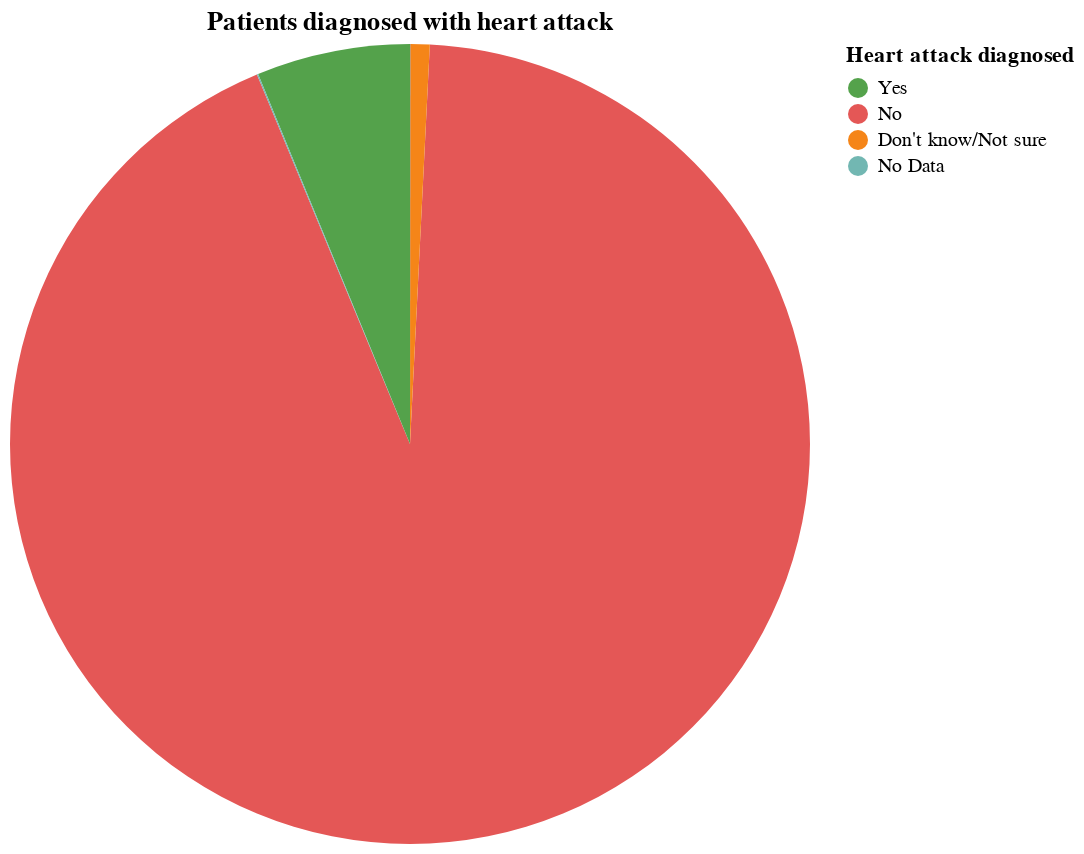

Notebook code for this chart:
### Markdown cell above
#### Patients diagnosed with heart attack distribution

Upon examining the target attribute in the first diagramm, it becomes evident that a significant majority of survey respondents have not experienced a heart attack in their lifetime. The instances where individuals were unaware or where data entries are missing for this attribute are relatively limited.

### Code cell
idaData = data.copy()
idaData["CVDINFR4"] = data["CVDINFR4"].replace({1: "Yes", 2: "No", 7: "Don't know/Not sure", 9: "No Data"})

chart = alt.Chart(idaData).mark_arc().encode(
    theta='count()',
    color=alt.Color('CVDINFR4', legend=alt.Legend(title='Heart attack diagnosed', values=['Yes', 'No', "Don't know/Not sure", 'No Data']))
).properties(
    width=400,
    height=400,
    title='Patients diagnosed with heart attack'
)

chart

### Figure 1 — Vega specification as saved in the notebook (floating-point values rounded to 4 significant figures)
{"$schema": "https://vega.github.io/schema/vega/v5.json", "data": [{"name": "source_0", "values": [{"CVDINFR4": "No", "__count": 9296, "__count_end": 9375.0, "__count_start": 79.0}, {"CVDINFR4": "Yes", "__count": 620, "__count_end": 10000.0, "__count_start": 9380.0}, {"CVDINFR4": "Don't know/Not sure", "__count": 78, "__count_end": 79.0, "__count_start": 1.0}, {"CVDINFR4": "No Data", "__count": 5, "__count_end": 9380.0, "__count_start": 9375.0}, {"CVDINFR4": null, "__count": 1, "__count_end": 1.0, "__count_start": 0.0}]}, {"name": "source_0_color_domain_CVDINFR4", "values": [{"CVDINFR4": "No"}, {"CVDINFR4": "Yes"}, {"CVDINFR4": "Don't know/Not sure"}, {"CVDINFR4": "No Data"}, {"CVDINFR4": null}]}], "marks": [{"type": "arc", "name": "marks", "from": {"data": "source_0"}, "encode": {"update": {"outerRadius": {"signal": "min(width,height)/2"}, "description": {"signal": "\"Count of Records: \" + (format(datum[\"__count\"], \"\")) + \"; CVDINFR4: \" + (isValid(datum[\"CVDINFR4\"]) ? datum[\"CVDINFR4\"] : \"\"+datum[\"CVDINFR4\"])"}, "y": {"signal": "height", "mult": 0.5}, "x": {"signal": "width", "mult": 0.5}, "fill": {"field": "CVDINFR4", "scale": "color"}, "innerRadius": {"value": 0}, "startAngle": {"field": "__count_end", "scale": "theta"}, "endAngle": {"field": "__count_start", "scale": "theta"}}}, "style": ["arc"]}], "scales": [{"name": "theta", "type": "linear", "domain": {"data": "source_0", "fields": ["__count_start", "__count_end"]}, "range": [0, 6.283], "zero": true}, {"name": "color", "type": "ordinal", "domain": {"data": "source_0_color_domain_CVDINFR4", "field": "CVDINFR4", "sort": true}, "range": "category"}], "title": {"text": "Patients diagnosed with heart attack", "frame": "group"}, "legends": [{"title": "Heart attack diagnosed", "values": ["Yes", "No", "Don't know/Not sure", "No Data"], "fill": "color", "symbolType": "circle"}], "width": 400, "background": "white", "style": "view", "padding": 5, "height": 400}
